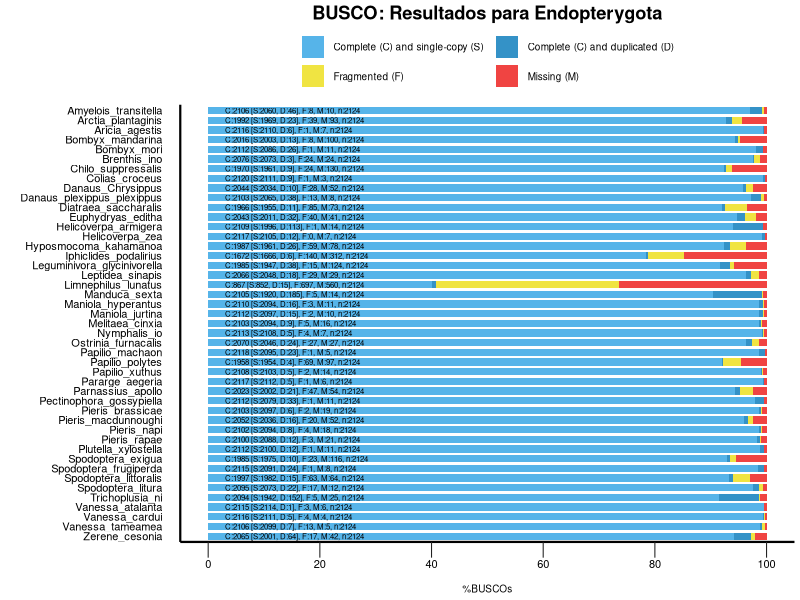

Recreate this plot in R.
######################################
#
# BUSCO summary figure
# @version 4.0.0
# @since BUSCO 2.0.0
# 
# Copyright (c) 2016-2023, Evgeny Zdobnov (ez@ezlab.org)
# Licensed under the MIT license. See LICENSE.md file.
#
######################################

# Load the required libraries
library(ggplot2)
library("grid")

# !!! CONFIGURE YOUR PLOT HERE !!! 
# Output
my_output <- paste("teste_busco/","busco_figure.png",sep="/") 
my_width <- 20
my_height <- 15
my_unit <- "cm"

# Colors
my_colors <- c("#56B4E9", "#3492C7", "#F0E442", "#F04442")
# Bar height ratio
my_bar_height <- 0.75

# Legend
my_title <- "BUSCO: Resultados para Endopterygota"

# Font
my_family <- "sans"
my_size_ratio <- 0.75

# !!! SEE YOUR DATA HERE !!! 
# Your data as generated by python, remove or add more
my_species <- c('Colias_croceus', 'Colias_croceus', 'Colias_croceus', 'Colias_croceus', 'Danaus_Chrysippus', 'Danaus_Chrysippus', 'Danaus_Chrysippus', 'Danaus_Chrysippus', 'Nymphalis_io', 'Nymphalis_io', 'Nymphalis_io', 'Nymphalis_io', 'Bombyx_mandarina', 'Bombyx_mandarina', 'Bombyx_mandarina', 'Bombyx_mandarina', 'Pieris_rapae', 'Pieris_rapae', 'Pieris_rapae', 'Pieris_rapae', 'Ostrinia_furnacalis', 'Ostrinia_furnacalis', 'Ostrinia_furnacalis', 'Ostrinia_furnacalis', 'Bombyx_mori', 'Bombyx_mori', 'Bombyx_mori', 'Bombyx_mori', 'Leguminivora_glycinivorella', 'Leguminivora_glycinivorella', 'Leguminivora_glycinivorella', 'Leguminivora_glycinivorella', 'Spodoptera_littoralis', 'Spodoptera_littoralis', 'Spodoptera_littoralis', 'Spodoptera_littoralis', 'Helicoverpa_zea', 'Helicoverpa_zea', 'Helicoverpa_zea', 'Helicoverpa_zea', 'Amyelois_transitella', 'Amyelois_transitella', 'Amyelois_transitella', 'Amyelois_transitella', 'Limnephilus_lunatus', 'Limnephilus_lunatus', 'Limnephilus_lunatus', 'Limnephilus_lunatus', 'Leptidea_sinapis', 'Leptidea_sinapis', 'Leptidea_sinapis', 'Leptidea_sinapis', 'Vanessa_tameamea', 'Vanessa_tameamea', 'Vanessa_tameamea', 'Vanessa_tameamea', 'Danaus_plexippus_plexippus', 'Danaus_plexippus_plexippus', 'Danaus_plexippus_plexippus', 'Danaus_plexippus_plexippus', 'Helicoverpa_armigera', 'Helicoverpa_armigera', 'Helicoverpa_armigera', 'Helicoverpa_armigera', 'Zerene_cesonia', 'Zerene_cesonia', 'Zerene_cesonia', 'Zerene_cesonia', 'Chilo_suppressalis', 'Chilo_suppressalis', 'Chilo_suppressalis', 'Chilo_suppressalis', 'Arctia_plantaginis', 'Arctia_plantaginis', 'Arctia_plantaginis', 'Arctia_plantaginis', 'Papilio_polytes', 'Papilio_polytes', 'Papilio_polytes', 'Papilio_polytes', 'Aricia_agestis', 'Aricia_agestis', 'Aricia_agestis', 'Aricia_agestis', 'Papilio_xuthus', 'Papilio_xuthus', 'Papilio_xuthus', 'Papilio_xuthus', 'Euphydryas_editha', 'Euphydryas_editha', 'Euphydryas_editha', 'Euphydryas_editha', 'Pieris_brassicae', 'Pieris_brassicae', 'Pieris_brassicae', 'Pieris_brassicae', 'Hyposmocoma_kahamanoa', 'Hyposmocoma_kahamanoa', 'Hyposmocoma_kahamanoa', 'Hyposmocoma_kahamanoa', 'Spodoptera_exigua', 'Spodoptera_exigua', 'Spodoptera_exigua', 'Spodoptera_exigua', 'Maniola_hyperantus', 'Maniola_hyperantus', 'Maniola_hyperantus', 'Maniola_hyperantus', 'Vanessa_atalanta', 'Vanessa_atalanta', 'Vanessa_atalanta', 'Vanessa_atalanta', 'Iphiclides_podalirius', 'Iphiclides_podalirius', 'Iphiclides_podalirius', 'Iphiclides_podalirius', 'Pieris_napi', 'Pieris_napi', 'Pieris_napi', 'Pieris_napi', 'Pieris_macdunnoughi', 'Pieris_macdunnoughi', 'Pieris_macdunnoughi', 'Pieris_macdunnoughi', 'Plutella_xylostella', 'Plutella_xylostella', 'Plutella_xylostella', 'Plutella_xylostella', 'Manduca_sexta', 'Manduca_sexta', 'Manduca_sexta', 'Manduca_sexta', 'Diatraea_saccharalis', 'Diatraea_saccharalis', 'Diatraea_saccharalis', 'Diatraea_saccharalis', 'Maniola_jurtina', 'Maniola_jurtina', 'Maniola_jurtina', 'Maniola_jurtina', 'Trichoplusia_ni', 'Trichoplusia_ni', 'Trichoplusia_ni', 'Trichoplusia_ni', 'Pectinophora_gossypiella', 'Pectinophora_gossypiella', 'Pectinophora_gossypiella', 'Pectinophora_gossypiella', 'Melitaea_cinxia', 'Melitaea_cinxia', 'Melitaea_cinxia', 'Melitaea_cinxia', 'Papilio_machaon', 'Papilio_machaon', 'Papilio_machaon', 'Papilio_machaon', 'Spodoptera_litura', 'Spodoptera_litura', 'Spodoptera_litura', 'Spodoptera_litura', 'Parnassius_apollo', 'Parnassius_apollo', 'Parnassius_apollo', 'Parnassius_apollo', 'Pararge_aegeria', 'Pararge_aegeria', 'Pararge_aegeria', 'Pararge_aegeria', 'Spodoptera_frugiperda', 'Spodoptera_frugiperda', 'Spodoptera_frugiperda', 'Spodoptera_frugiperda', 'Brenthis_ino', 'Brenthis_ino', 'Brenthis_ino', 'Brenthis_ino', 'Vanessa_cardui', 'Vanessa_cardui', 'Vanessa_cardui', 'Vanessa_cardui')
my_species <- factor(my_species)
my_species <- factor(my_species,levels(my_species)[c(length(levels(my_species)):1)]) # reorder your species here just by changing the values in the vector :
my_percentage <- c(99.4, 0.4, 0.0, 0.2, 95.8, 0.5, 1.3, 2.4, 99.2, 0.2, 0.2, 0.4, 94.3, 0.6, 0.4, 4.7, 98.3, 0.6, 0.1, 1.0, 96.3, 1.1, 1.3, 1.3, 98.2, 1.2, 0.0, 0.6, 91.7, 1.8, 0.7, 5.8, 93.3, 0.7, 3.0, 3.0, 99.1, 0.6, 0.0, 0.3, 97.0, 2.2, 0.4, 0.4, 40.1, 0.7, 32.8, 26.4, 96.4, 0.8, 1.4, 1.4, 98.8, 0.3, 0.6, 0.3, 97.2, 1.8, 0.6, 0.4, 94.0, 5.3, 0.0, 0.7, 94.2, 3.0, 0.8, 2.0, 92.3, 0.4, 1.1, 6.2, 92.7, 1.1, 1.8, 4.4, 92.0, 0.2, 3.2, 4.6, 99.3, 0.3, 0.0, 0.4, 99.0, 0.2, 0.1, 0.7, 94.7, 1.5, 1.9, 1.9, 98.7, 0.3, 0.1, 0.9, 92.3, 1.2, 2.8, 3.7, 93.0, 0.5, 1.1, 5.4, 98.6, 0.8, 0.1, 0.5, 99.5, 0.0, 0.1, 0.4, 78.4, 0.3, 6.6, 14.7, 98.6, 0.4, 0.2, 0.8, 95.9, 0.8, 0.9, 2.4, 98.9, 0.6, 0.0, 0.5, 90.4, 8.7, 0.2, 0.7, 92.0, 0.5, 4.0, 3.5, 98.7, 0.7, 0.1, 0.5, 91.4, 7.2, 0.2, 1.2, 97.9, 1.6, 0.0, 0.5, 98.6, 0.4, 0.2, 0.8, 98.6, 1.1, 0.0, 0.3, 97.6, 1.0, 0.8, 0.6, 94.3, 1.0, 2.2, 2.5, 99.4, 0.2, 0.0, 0.4, 98.4, 1.1, 0.0, 0.5, 97.6, 0.1, 1.1, 1.2, 99.4, 0.2, 0.2, 0.2)
my_values <- c(2111, 9, 1, 3, 2034, 10, 28, 52, 2108, 5, 4, 7, 2003, 13, 8, 100, 2088, 12, 3, 21, 2046, 24, 27, 27, 2086, 26, 1, 11, 1947, 38, 15, 124, 1982, 15, 63, 64, 2105, 12, 0, 7, 2060, 46, 8, 10, 852, 15, 697, 560, 2048, 18, 29, 29, 2099, 7, 13, 5, 2065, 38, 13, 8, 1996, 113, 1, 14, 2001, 64, 17, 42, 1961, 9, 24, 130, 1969, 23, 39, 93, 1954, 4, 69, 97, 2110, 6, 1, 7, 2103, 5, 2, 14, 2011, 32, 40, 41, 2097, 6, 2, 19, 1961, 26, 59, 78, 1975, 10, 23, 116, 2094, 16, 3, 11, 2114, 1, 3, 6, 1666, 6, 140, 312, 2094, 8, 4, 18, 2036, 16, 20, 52, 2100, 12, 1, 11, 1920, 185, 5, 14, 1955, 11, 85, 73, 2097, 15, 2, 10, 1942, 152, 5, 25, 2079, 33, 1, 11, 2094, 9, 5, 16, 2095, 23, 1, 5, 2073, 22, 17, 12, 2002, 21, 47, 54, 2112, 5, 1, 6, 2091, 24, 1, 8, 2073, 3, 24, 24, 2111, 5, 4, 4)

######################################
######################################
######################################
# Code to produce the graph
labsize = 1
if (length(levels(my_species)) > 10){
 labsize = 0.66
}
print("Plotting the figure ...")
category <- c(rep(c("S","D","F","M"),c(1)))
category <-factor(category)
category = factor(category,levels(category)[c(4,1,2,3)])
df = data.frame(my_species,my_percentage,my_values,category)

figure <- ggplot() + 
  
  geom_bar(aes(y = my_percentage, x = my_species, fill = category), position = position_stack(reverse = TRUE), data = df, stat="identity", width=my_bar_height) + 
  coord_flip() + 
  theme_gray(base_size = 8) + 
  scale_y_continuous(labels = c("0","20","40","60","80","100"), breaks = c(0,20,40,60,80,100)) + 
  scale_fill_manual(values = my_colors,labels =c(" Complete (C) and single-copy (S)  ",
                                                 " Complete (C) and duplicated (D)",
                                                 " Fragmented (F)  ",
                                                 " Missing (M)")) +   
  ggtitle(my_title) + 
  xlab("") + 
  ylab("\n%BUSCOs") + 

  theme(plot.title = element_text(family=my_family, hjust=0.5, colour = "black", size = rel(2.2)*my_size_ratio, face = "bold")) + 
  theme(legend.position="top",legend.title = element_blank()) + 
  theme(legend.text = element_text(family=my_family, size = rel(1.2)*my_size_ratio)) + 
  theme(panel.background = element_rect(color="#FFFFFF", fill="white")) + 
  theme(panel.grid.minor = element_blank()) + 
  theme(panel.grid.major = element_blank()) +
  theme(axis.text.y = element_text(family=my_family, colour = "black", size = rel(1.66)*my_size_ratio)) + 
  theme(axis.text.x = element_text(family=my_family, colour = "black", size = rel(1.66)*my_size_ratio)) + 
  theme(axis.line = element_line(linewidth=1*my_size_ratio, colour = "black")) + 
  theme(axis.ticks.length = unit(.85, "cm")) + 
  theme(axis.ticks.y = element_line(colour="white", linewidth = 0)) + 
  theme(axis.ticks.x = element_line(colour="#222222")) + 
  theme(axis.ticks.length = unit(0.4, "cm")) + 
  theme(axis.title.x = element_text(family=my_family, size=rel(1.2)*my_size_ratio)) + 
  
  guides(fill = guide_legend(override.aes = list(colour = NULL))) +
  guides(fill=guide_legend(nrow=2,byrow=TRUE))
  
  for(i in rev(c(1:length(levels(my_species))))){
    detailed_values <- my_values[my_species==my_species[my_species==levels(my_species)[i]]]
    total_buscos <- sum(detailed_values)
    figure <- figure + 
    annotate("text", label=paste("C:", detailed_values[1] + detailed_values[2], " [S:", detailed_values[1], ", D:", detailed_values[2], "], F:", detailed_values[3], ", M:", detailed_values[4], ", n:", total_buscos, sep=""), 
             y=3, x = i, size = labsize*4*my_size_ratio, colour = "black", hjust=0, family=my_family)
  }
  
#ggsave(figure, file=my_output, width = my_width, height = my_height, unit = my_unit)
ggsave(file = "2_endopterygota.png", width = my_width, height = my_height, units = "cm", dpi = 300)
print("Done")
